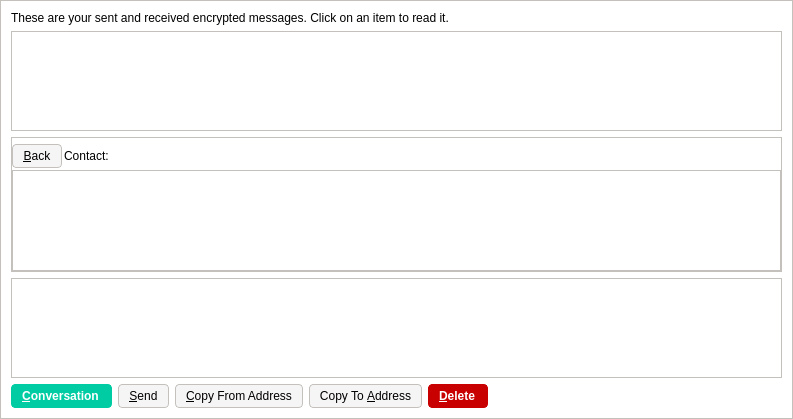
<?xml version="1.0" encoding="UTF-8"?>
<ui version="4.0">
 <class>MessagePage</class>
 <widget class="QWidget" name="MessagePage">
  <property name="geometry">
   <rect>
    <x>0</x>
    <y>0</y>
    <width>793</width>
    <height>419</height>
   </rect>
  </property>
  <property name="windowTitle">
   <string>Address Book</string>
  </property>
  <property name="styleSheet">
   <string notr="true">background-color: rgb(255, 255, 255);
border: 1px solid #c4c1bd;</string>
  </property>
  <layout class="QVBoxLayout" name="verticalLayout_2">
   <item>
    <widget class="QLabel" name="labelExplanation">
     <property name="styleSheet">
      <string notr="true">border: 0;</string>
     </property>
     <property name="text">
      <string>These are your sent and received encrypted messages. Click on an item to read it.</string>
     </property>
     <property name="textFormat">
      <enum>Qt::PlainText</enum>
     </property>
     <property name="wordWrap">
      <bool>true</bool>
     </property>
    </widget>
   </item>
   <item>
    <widget class="QTableView" name="tableView">
     <property name="contextMenuPolicy">
      <enum>Qt::CustomContextMenu</enum>
     </property>
     <property name="toolTip">
      <string>Click on a message to view it</string>
     </property>
     <property name="tabKeyNavigation">
      <bool>false</bool>
     </property>
     <property name="alternatingRowColors">
      <bool>true</bool>
     </property>
     <property name="selectionMode">
      <enum>QAbstractItemView::SingleSelection</enum>
     </property>
     <property name="selectionBehavior">
      <enum>QAbstractItemView::SelectRows</enum>
     </property>
     <property name="sortingEnabled">
      <bool>true</bool>
     </property>
     <attribute name="verticalHeaderVisible">
      <bool>false</bool>
     </attribute>
    </widget>
   </item>
   <item>
    <layout class="QVBoxLayout" name="verticalLayout">
     <item>
      <widget class="QGroupBox" name="messageDetails">
       <property name="title">
        <string/>
       </property>
       <layout class="QVBoxLayout" name="verticalLayout_4">
        <property name="spacing">
         <number>2</number>
        </property>
        <property name="leftMargin">
         <number>0</number>
        </property>
        <property name="topMargin">
         <number>6</number>
        </property>
        <property name="rightMargin">
         <number>0</number>
        </property>
        <property name="bottomMargin">
         <number>0</number>
        </property>
        <item>
         <layout class="QHBoxLayout" name="horizontalLayout_3">
          <item>
           <widget class="QPushButton" name="backButton">
            <property name="styleSheet">
             <string notr="true">background-color: rgb(245, 245, 245);
border-radius: 4px;
border: 1px solid #c4c1bd;
font-weight: 400;
padding: 4px;
padding-left: 10px;
padding-right: 10px;
icon-size: 0;</string>
            </property>
            <property name="text">
             <string>&amp;Back</string>
            </property>
            <property name="icon">
             <iconset resource="../bitcoin.qrc">
              <normaloff>:/icons/quit</normaloff>:/icons/quit</iconset>
            </property>
           </widget>
          </item>
          <item>
           <widget class="QLabel" name="labelContact">
            <property name="styleSheet">
             <string notr="true">border: 0;</string>
            </property>
            <property name="text">
             <string>Contact:</string>
            </property>
           </widget>
          </item>
          <item>
           <widget class="QLabel" name="contactLabel">
            <property name="styleSheet">
             <string notr="true">border: 0;</string>
            </property>
            <property name="text">
             <string/>
            </property>
           </widget>
          </item>
          <item>
           <spacer name="horizontalSpacer_3">
            <property name="orientation">
             <enum>Qt::Horizontal</enum>
            </property>
            <property name="sizeHint" stdset="0">
             <size>
              <width>40</width>
              <height>20</height>
             </size>
            </property>
           </spacer>
          </item>
         </layout>
        </item>
        <item>
         <widget class="QListView" name="listConversation">
          <property name="styleSheet">
           <string notr="true">#listConversation { color: #000000; }</string>
          </property>
         </widget>
        </item>
        <item>
         <layout class="QVBoxLayout" name="verticalLayout_3"/>
        </item>
       </layout>
      </widget>
     </item>
     <item>
      <widget class="MRichTextEdit" name="messageEdit" native="true">
       <property name="minimumSize">
        <size>
         <width>0</width>
         <height>100</height>
        </size>
       </property>
      </widget>
     </item>
     <item>
      <layout class="QHBoxLayout" name="horizontalLayout">
       <item>
        <widget class="QPushButton" name="newButton">
         <property name="styleSheet">
          <string notr="true">background-color: rgb(0, 204, 163);
color: rgb(255, 255, 255);
border-radius: 4px;
border-color:  rgb(0, 204, 163);
font-weight: 600;
padding: 4px;
padding-left: 10px;
padding-right: 12px;
icon-size: 0;</string>
         </property>
         <property name="text">
          <string>&amp;Conversation</string>
         </property>
         <property name="icon">
          <iconset resource="../bitcoin.qrc">
           <normaloff>:/icons/add</normaloff>:/icons/add</iconset>
         </property>
        </widget>
       </item>
       <item>
        <widget class="QPushButton" name="sendButton">
         <property name="toolTip">
          <string>Sign a message to prove you own a Promise address</string>
         </property>
         <property name="styleSheet">
          <string notr="true">background-color: rgb(245, 245, 245);
border-radius: 4px;
border: 1px solid #c4c1bd;
font-weight: 400;
padding: 4px;
padding-left: 10px;
padding-right: 10px;
icon-size: 0;</string>
         </property>
         <property name="text">
          <string>&amp;Send</string>
         </property>
         <property name="icon">
          <iconset resource="../bitcoin.qrc">
           <normaloff>:/icons/send</normaloff>:/icons/send</iconset>
         </property>
        </widget>
       </item>
       <item>
        <widget class="QPushButton" name="copyFromAddressButton">
         <property name="toolTip">
          <string>Copy the currently selected address to the system clipboard</string>
         </property>
         <property name="styleSheet">
          <string notr="true">background-color: rgb(245, 245, 245);
border-radius: 4px;
border: 1px solid #c4c1bd;
font-weight: 400;
padding: 4px;
padding-left: 10px;
padding-right: 10px;
icon-size: 0;</string>
         </property>
         <property name="text">
          <string>&amp;Copy From Address</string>
         </property>
         <property name="icon">
          <iconset resource="../bitcoin.qrc">
           <normaloff>:/icons/editcopy</normaloff>:/icons/editcopy</iconset>
         </property>
        </widget>
       </item>
       <item>
        <widget class="QPushButton" name="copyToAddressButton">
         <property name="toolTip">
          <string>Copy the currently selected address to the system clipboard</string>
         </property>
         <property name="styleSheet">
          <string notr="true">background-color: rgb(245, 245, 245);
border-radius: 4px;
border: 1px solid #c4c1bd;
font-weight: 400;
padding: 4px;
padding-left: 10px;
padding-right: 10px;
icon-size: 0;</string>
         </property>
         <property name="text">
          <string>Copy To &amp;Address</string>
         </property>
         <property name="icon">
          <iconset resource="../bitcoin.qrc">
           <normaloff>:/icons/editcopy</normaloff>:/icons/editcopy</iconset>
         </property>
        </widget>
       </item>
       <item>
        <widget class="QPushButton" name="deleteButton">
         <property name="toolTip">
          <string>Delete the currently selected address from the list</string>
         </property>
         <property name="styleSheet">
          <string notr="true">background-color: #c80000;
color: rgb(255, 255, 255);
border-radius: 4px;
border-color:  #c80000;
font-weight: 600;
padding: 4px;
padding-left: 10px;
padding-right: 12px;
icon-size: 0;</string>
         </property>
         <property name="text">
          <string>&amp;Delete</string>
         </property>
         <property name="icon">
          <iconset resource="../bitcoin.qrc">
           <normaloff>:/icons/remove</normaloff>:/icons/remove</iconset>
         </property>
        </widget>
       </item>
       <item>
        <spacer name="horizontalSpacer">
         <property name="orientation">
          <enum>Qt::Horizontal</enum>
         </property>
         <property name="sizeHint" stdset="0">
          <size>
           <width>40</width>
           <height>20</height>
          </size>
         </property>
        </spacer>
       </item>
      </layout>
     </item>
    </layout>
   </item>
  </layout>
 </widget>
 <customwidgets>
  <customwidget>
   <class>MRichTextEdit</class>
   <extends>QWidget</extends>
   <header>mrichtextedit.h</header>
   <container>1</container>
  </customwidget>
 </customwidgets>
 <resources>
  <include location="../bitcoin.qrc"/>
 </resources>
 <connections/>
</ui>
